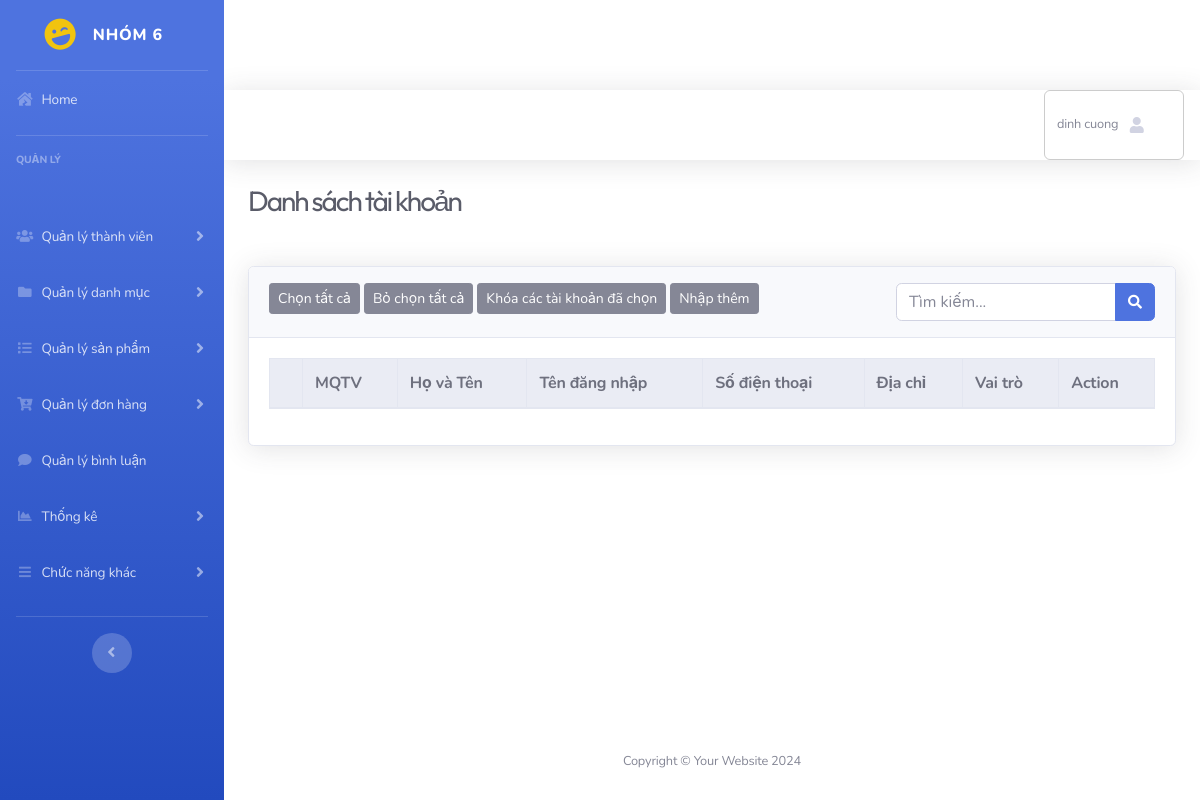
The app's page /admin/index.php?url=listTv, older data.
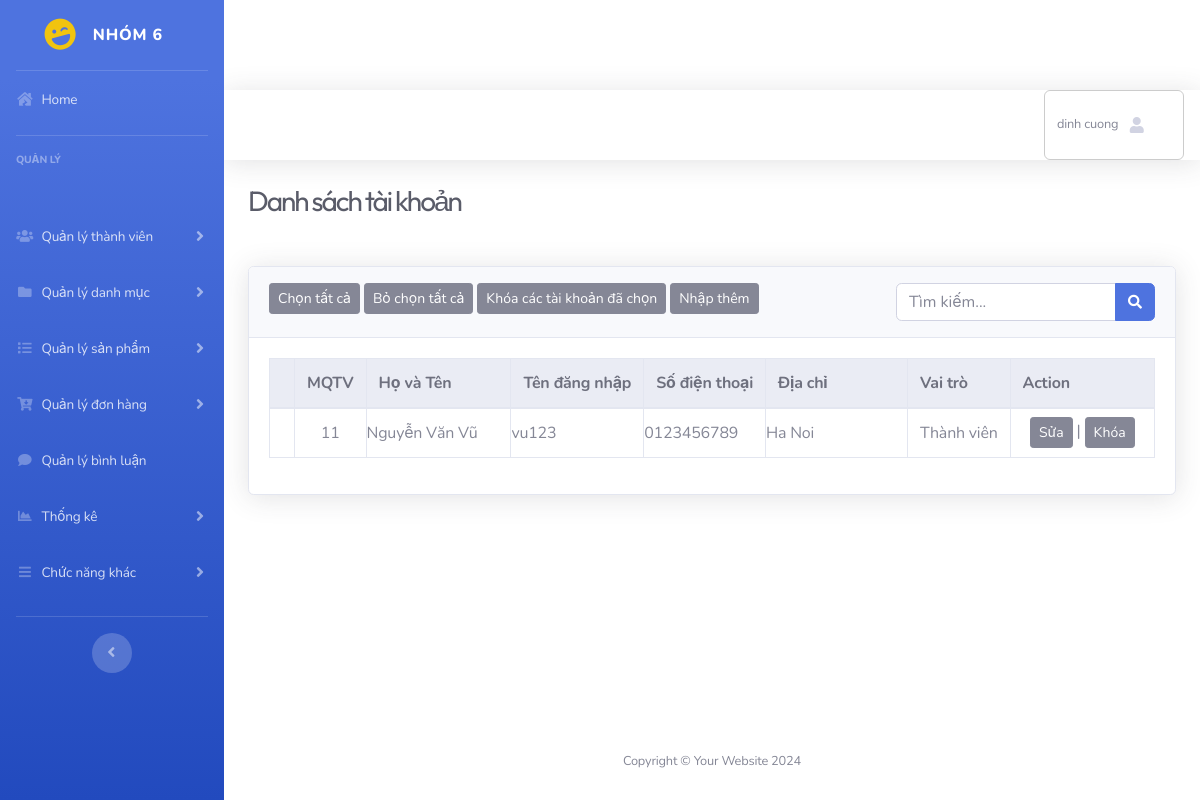
The same page, newer data.
### tables this page shows
CREATE TABLE `user` (
  `id` int(11) NOT NULL,
  `fullName` varchar(255) DEFAULT NULL,
  `userName` varchar(50) NOT NULL,
  `password` varchar(50) NOT NULL,
  `phoneNumber` varchar(20) DEFAULT NULL,
  `address` varchar(255) DEFAULT NULL,
  `option` tinyint(1) NOT NULL DEFAULT 0 COMMENT '0. Tốt 1. Đã khóa',
  `idRole` int(11) NOT NULL COMMENT '1. System Administrator 2. Admin 3. Thành viên'
);

### models/db.php (called while the page is built, shortened)
<?php
function getConnect()
{
    $connect = new PDO("mysql:host=" . DBHOST . ";dbname=" . DBNAME . ";charset=" . DBCHARSET, DBUSER, DBPASS);
    return $connect;
}
function getData($sql, $getAll = true)
{
    $conn = getConnect();
    $stmt = $conn->prepare($sql);
    $stmt->execute();
    if ($getAll) {
        return $stmt->fetchAll();
    }
    return $stmt->fetch();
}

### models/user.php (called while the page is built, shortened)
<?php
function load_all_user($idRole,$kyw,$option){
    $query="SELECT * FROM user WHERE 1";
    if($idRole==1){
        $query.=" AND ( idRole=1 OR idRole=2 ) AND `option`='$option'";
    }else{
        $query.=" AND idRole=3 AND `option`='$option'";
    }
    $query.=" ORDER BY id desc";
    return getData($query);
}
?>

### admin/taikhoan/listTv.php (the view)
<div class="container-fluid">
    <h1 class="h3 mb-2 text-gray-800 mb-5">Danh sách tài khoản</h1>
    <form action="?url=listTv" method="post">
        <div class="card shadow mb-4">
            <div class="card-header py-3">
                <button type="button" class="btn btn-secondary btn-sm">Chọn tất cả</button>
                <button type="button" class="btn btn-secondary btn-sm">Bỏ chọn tất cả</button>
                <button type="submit" name="xoacacmucchon" class="btn btn-secondary btn-sm">Khóa các tài khoản đã chọn</button>
                <a href="?url=addTk"><button type="button" class="btn btn-secondary btn-sm">Nhập thêm</button></a>
                <div class="float-right">
                    <div class="input-group">
                        <input type="text" class="form-control" name="kyw" placeholder="Tìm kiếm...">
                        <div class="input-group-append">
                            <button class="btn btn-primary" type="submit" name="search">
                                <i class="fas fa-search fa-sm"></i>
                            </button>
                        </div>
                    </div>
                </div>
            </div>
            <div class="card-body">
                <div class="table-responsive">
                    <table class="table table-bordered" width="100%" cellspacing="0">
                        <thead class="thead-light">
                            <tr>
                                <th></th>
                                <th>MQTV</th>
                                <th>Họ và Tên</th>
                                <th>Tên đăng nhập</th>
                                <th>Số điện thoại</th>
                                <th>Địa chỉ</th>
                                <th>Vai trò</th>
                                <th>Action</th>
                            </tr>
                        </thead>
                        <tbody>
                            <?php foreach($listTk as $val): ?>
                            <?php
                                if($val['idRole']==3){
                                    $val['idRole']="Thành viên";
                                }
                            ?>
                                <tr>
                                    <td class="align-middle text-center"><input type="checkbox" name="select[]" value="<?= $val['id'];?>"></td>
                                    <td class="align-middle text-center"><?= $val['id'];?></td>
                                    <td class="col-2 align-middle"><?= $val['fullName'];?></td>
                                    <td class="col-1 align-middle"><?= $val['userName'];?></td>
                                    <td class="col-1 align-middle"><?= $val['phoneNumber'];?></td>
                                    <td class="col-2 align-middle"><?= $val['address'];?></td>
                                    <td><?= $val['idRole'];?></td>
                                    <td class="col-2 align-middle text-center"><a href="?url=updateTk&id=<?= $val['id'];?>"><button type="button" class="btn btn-secondary btn-sm">Sửa</button></a> |
                                        <a href="?url=khoaTk&id=<?= $val['id'];?>"><button type="button" class="btn btn-secondary btn-sm">Khóa</button></a></td>
                                </tr>
                            <?php endforeach;?>
                        </tbody>
                    </table>
                </div>
            </div>
        </div>
    </form>
</div>

### admin/header.php (shortened to what this page needs)
<!DOCTYPE html>
<html lang="en">
<head>
    <link href="../assets/vendor/fontawesome-free/css/all.min.css" rel="stylesheet" type="text/css">
    <link rel="stylesheet" href="//cdnjs.cloudflare.com/ajax/libs/morris.js/0.5.1/morris.css">
    <link rel="stylesheet" href="../assets/css/style.css">
    <link href="../assets/css/sb-admin-2.min.css" rel="stylesheet">
    <link href="../assets/vendor/datatables/dataTables.bootstrap4.min.css" rel="stylesheet">
</head>
<body id="page-top">
    <div id="wrapper">
        <ul class="navbar-nav bg-gradient-primary sidebar sidebar-dark accordion" id="accordionSidebar">
            <a class="sidebar-brand d-flex align-items-center justify-content-center" href="?url=trangchu">
                <div class="sidebar-brand-icon rotate-n-15">
                    <i class="fas fa-laugh-wink" style="color: #f1c40f;"></i>
                </div>
                <div class="sidebar-brand-text mx-3">Nhóm 6</div>
            </a>
            <hr class="sidebar-divider my-0">
            <li class="nav-item urlive">
                <a class="nav-link" href="?url=trangchu">
                    <i class="fas fa-fw fa-house-damage"></i>
                    <span>Home</span>
            </li>
            <hr class="sidebar-divider">
            <div class="sidebar-heading">
                Quản lý
            </div>
            <li class="nav-item">
                <a class="nav-link collapsed" href="#" data-toggle="collapse" data-target="#collapseTwo" aria-expanded="true" aria-controls="collapseTwo">
                    <i class="fas fa-fw fa-users"></i>
                    <span>Quản lý thành viên</span>
                </a>
            </li>
            <li class="nav-item">
                <a class="nav-link collapsed" href="#" data-toggle="collapse" data-target="#collapseThree" aria-expanded="true" aria-controls="collapseThree">
                    <i class="fas fa-fw fa-folder"></i>
                    <span>Quản lý danh mục</span>
                </a>
            </li>
            <li class="nav-item">
                <a class="nav-link collapsed" href="#" data-toggle="collapse" data-target="#collapseFour" aria-expanded="true" aria-controls="collapseFour">
                    <i class="fas fa-fw fa-list"></i>
                    <span>Quản lý sản phẩm</span>
                </a>
            </li>
            <li class="nav-item">
                <a class="nav-link collapsed" href="#" data-toggle="collapse" data-target="#collapseFive" aria-expanded="true" aria-controls="collapseFive">
                    <i class="fas fa-fw fa-cart-arrow-down"></i>
                    <span>Quản lý đơn hàng</span>
                </a>
            </li>
            <li class="nav-item">
                <a class="nav-link" href="?url=listbl">
                    <i class="fas fa-fw fa-comment"></i>
                    <span>Quản lý bình luận</span></a>
            </li>
            <li class="nav-item">
                <a class="nav-link collapsed" href="#" data-toggle="collapse" data-target="#collapseSix" aria-expanded="true" aria-controls="collapseSix">
                    <i class="fas fa-fw fa-chart-area"></i>
                    <span>Thống kê</span>
                </a>
            </li>
            <li class="nav-item  mb-3">
                <a class="nav-link collapsed" href="#" data-toggle="collapse" data-target="#collapseSevent" aria-expanded="true" aria-controls="collapseSevent">
                    <i class="fas fa-fw fa-bars"></i>
                    <span>Chức năng khác</span>
                </a>
            </li>
            <hr class="sidebar-divider d-none d-md-block">
            <div class="text-center d-none d-md-inline">
                <button class="rounded-circle border-0" id="sidebarToggle"></button>
            </div>
        </ul>
        <div id="content-wrapper" class="d-flex flex-column">
            <div id="content">
                <nav class="navbar navbar-expand navbar-light bg-white topbar mb-4 static-top shadow">
                    <ul class="navbar-nav ml-auto">
                        <li class="nav-item dropdown no-arrow">
                            <a class="nav-link dropdown-toggle" href="#" id="userDropdown" role="button" data-toggle="dropdown" aria-haspopup="true" aria-expanded="false">
                                <span class="mr-2 d-none d-lg-inline text-gray-600 small">dinh cuong</span>
                                <i class="fas fa-fw fa-user"></i>
                            </a>
                        </li>
                    </ul>
                </nav>

### admin/index.php (shortened to what this page needs)
<?php
include '../models/db.php';
include '../models/user.php';
include 'header.php';
if (isset($_GET['url']) && $_GET['url'] != "") {
    $url = $_GET['url'];
    switch ($url) {
        case 'listTv':
            if(isset($_POST['search'])){
                $kyw=$_POST['kyw'];
            }else{
                $kyw="";
            }
            $listTk=load_all_user(2,$kyw,0);
            include 'taikhoan/listTv.php';
            break;
    }
} else {
    include "trangchu/home.php";
}
include "footer.php";
?>

### admin/footer.php (shortened to what this page needs)
</div>
            <footer class="sticky-footer bg-white">
                <div class="container my-auto">
                    <div class="copyright text-center my-auto">
                        <span>Copyright &copy; Your Website <?= date('Y');?></span>
                    </div>
                </div>
            </footer>
        </div>
    </div>
</body>
</html>

Row changes from the older to the newer data that the page shows:
added user: id "11", fullName "Nguyễn Văn Vũ", userName "vu123", phoneNumber "0123456789", address "Ha Noi", idRole "Thành viên"
